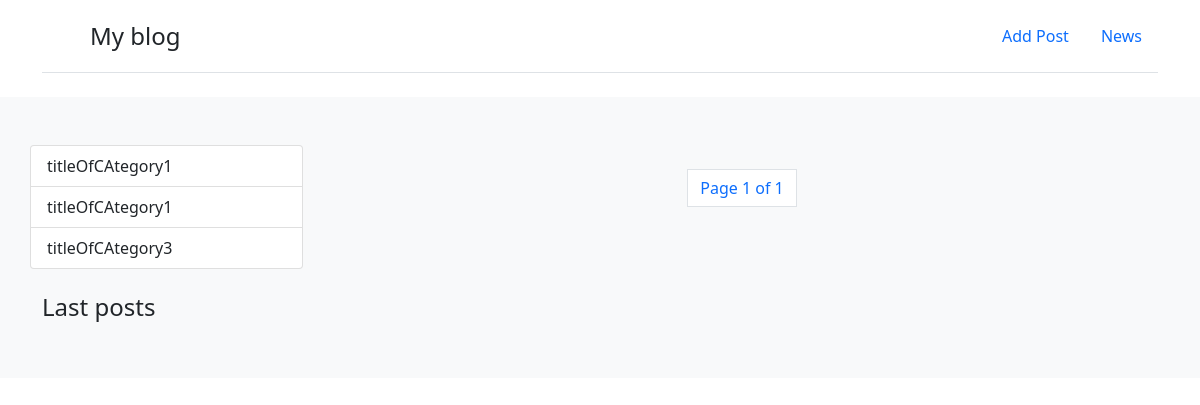
The page /blog/category/4/ on the database as committed earlier.
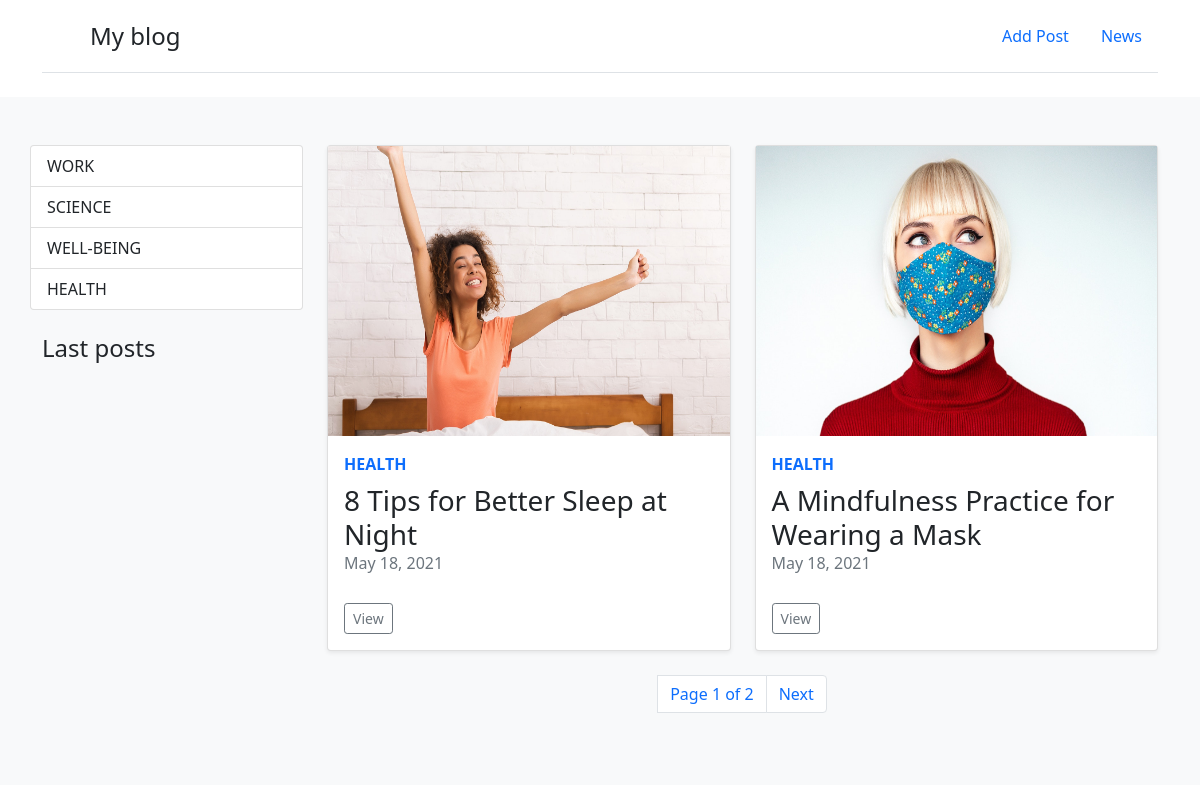
The same page on the database as committed later.
### blog/models.py (models this page shows, shortened)
class Category(models.Model):
    class Meta:
        db_table = 'categories'
        verbose_name = 'Category'
        verbose_name_plural = 'Categories'
    title = models.CharField(verbose_name='Title', max_length=200, blank=False, null=False)
    def __str__(self):
        return self.title

class Post(models.Model):
    class Meta:
        db_table = 'posts'
        verbose_name = 'Post'
        verbose_name_plural = 'Posts'
    author = models.ForeignKey(User, verbose_name='Author', on_delete=models.CASCADE)
    category = models.ForeignKey(Category, verbose_name='Category', on_delete=models.CASCADE, blank=True, null=True)
    title = models.CharField(verbose_name='Title', max_length=200, blank=False, null=False)
    content = HTMLField(verbose_name='Content', blank=False, null=False)
    date_created = models.DateTimeField(verbose_name='Created data', auto_now_add=True)
    date_updated = models.DateTimeField(verbose_name='Updated data', auto_now=True)
    photo = models.ImageField(upload_to='media', null=True, blank=True)
    is_published = models.BooleanField(default=True)

### blog/views.py (the view)
# urls.py: path('category/<int:category_id>/', get_category, name='category'),
def get_category(request, category_id):
    posts = Post.objects.filter(category_id=category_id)  # all -> filter
    categories = Category.objects.all()
    paginator = Paginator(posts, 2)  # show 2 posts per page
    page_number = request.GET.get('page')
    page_obj = paginator.get_page(page_number)
    return render(request, 'feed.html', {
        'categories': categories,
        'page_obj': page_obj,
    })

### blog/templatetags/blog_widgets.py (called while the page is built)
@register.inclusion_tag('widgetlastposts.html')
def get_last_posts(max_items=5):
    posts = Post.objects.filter(date_created__gte=date.today())[0:max_items]
    return {'posts': posts}

### templates/feed.html
{% extends 'index.html' %}
{% block content %}
    {% for post in page_obj %}
        <div class="col-6">
            <div class="card h-100 shadow-sm"  >
                <img  height="290" src="/{{ post.photo }}" />
                <div class="card-body" >
                    <strong class="d-inline-block mb-2 text-primary">{{ post.category }}</strong>
                    <h3 class="mb-0">{{ post.title }}</h3>
                    <div class="mb-1 text-muted">{{ post.date_created|date:"M d, Y" }}</div>
                    <br/>
                    <a  href="/blog/post/{{ post.id }}" type="button" class="btn btn-sm btn-outline-secondary ">View</a>
                </div>
            </div>
        </div>
    {% endfor %}
    <div class="container">
        {% include 'pagination.html' %}
    </div>
{% endblock %}

### templates/index.html (shortened to what this page needs)
{% load blog_widgets %}
<!doctype html>
<html lang="en">
<head>
    <link href="https://cdn.jsdelivr.net/npm/bootstrap@5.0.1/dist/css/bootstrap.min.css" rel="stylesheet"
>
</head>
<body>
<div class="container">
    <header class="d-flex flex-wrap justify-content-center py-3 mb-4 border-bottom">
        <a href="/" class="d-flex align-items-center mb-3 mb-md-0 me-md-auto text-dark text-decoration-none">
            <svg class="bi me-2" width="40" height="32">
                <use xlink:href="#bootstrap"></use>
            </svg>
            <span class="fs-4">My blog</span>
        </a>
        <ul class="nav nav-pills">
            <li class="nav-item"><a href="/blog/add_post/" class="nav-link">Add Post</a></li>
            <li class="nav-item"><a href="#" class="nav-link">News</a></li>
        </ul>
    </header>
</div>
<div class="album py-5 bg-light">
    <div class="container">
        <div class="row">
            <div class="col-3">
                <div class="row">
                    <div class="list-group">
                        {% for item_category in categories %}
                            <a href="/blog/category/{{ item_category.id }}"
                               class="list-group-item list-group-item-action">{{ item_category.title }} </a>
                        {% endfor %}
                    </div>
                </div>
                <br/>
                <div class="row">
                    {% get_last_posts 5 %}
                </div>
            </div>
            <div class="col-9">
                <div class="row">
                    {% block content %} {% endblock %}
                </div>
            </div>
        </div>
    </div>
</div>
</body>
</html>

Rows that differ between the two databases and show on the page:
changed Category: title "titleOfCAtegory1" → "WORK"
changed Category: title "titleOfCAtegory1" → "SCIENCE"
changed Category: title "titleOfCAtegory3" → "WELL-BEING"
added Category: title "HEALTH"
added Post: photo (picture), category "HEALTH", title "8 Tips for Better Sleep at Night", date_created "May 18, 2021"
added Post: photo (picture), category "HEALTH", title "A Mindfulness Practice for Wearing a Mask", date_created "May 18, 2021"
Other text that changed with them:
{{ page_obj.paginator.num_pages }}: "1" → "2"
text now shown: "Next"
